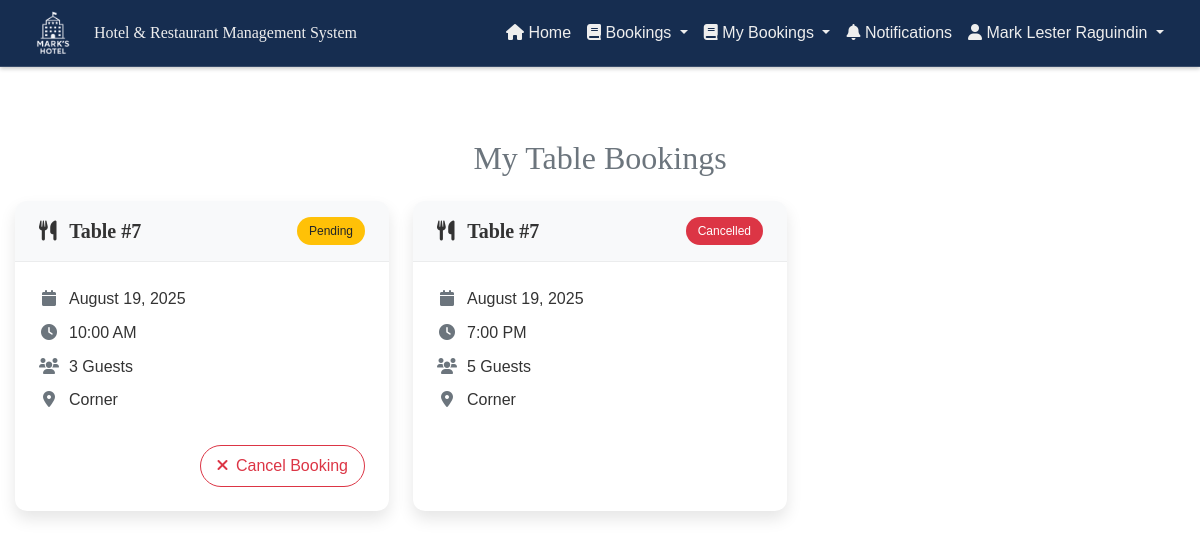
The page /public/tableBookings.php (signed in) on the database as committed earlier.
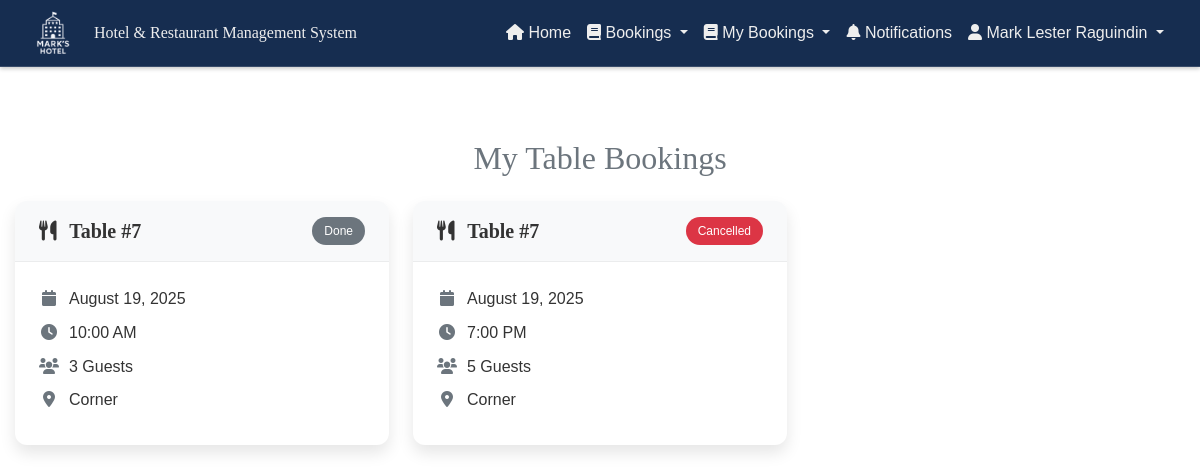
The same page on the database as committed later.
### tables this page shows
CREATE TABLE `table_reservations` (
  `reservation_id` int(11) NOT NULL,
  `table_id` int(11) NOT NULL,
  `reservation_date` date NOT NULL,
  `time_slot` time NOT NULL,
  `guest_count` int(11) NOT NULL,
  `special_requests` text DEFAULT NULL,
  `user_id` int(11) NOT NULL,
  `status` enum('pending','done','cancelled','confirmed') DEFAULT 'pending'
);

CREATE TABLE `restaurant_tables` (
  `table_id` int(11) NOT NULL,
  `table_number` int(11) NOT NULL,
  `capacity` int(11) NOT NULL,
  `position_x` int(11) NOT NULL,
  `position_y` int(11) NOT NULL,
  `location` varchar(255) NOT NULL
);

### controllers/fetchTableReservations.php (called while the page is built, shortened)
<?php
function getTableBookings($con, $user_id) {
    $db = new Database();
    $con = $db->getConnection();
    try {
        $query = "SELECT
            tr.reservation_id,
            tr.reservation_date,
            tr.time_slot,
            tr.guest_count,
            tr.special_requests,
            tr.status,
            rt.table_number,
            rt.capacity,
            rt.location
        FROM table_reservations tr
        JOIN restaurant_tables rt ON tr.table_id = rt.table_id
        WHERE tr.user_id = ?
        ORDER BY tr.reservation_date DESC, tr.time_slot ASC";
        $stmt = mysqli_prepare($con, $query);
        mysqli_stmt_bind_param($stmt, "i", $user_id);
        mysqli_stmt_execute($stmt);
        $result = mysqli_stmt_get_result($stmt);
        return mysqli_fetch_all($result, MYSQLI_ASSOC);
    } catch (Exception $e) {
        $_SESSION['error'] = "Error fetching bookings: " . $e->getMessage();
        return [];
    }finally{
        $db->closeConnection();
    }
}
function getStatusBadgeClass($status) {
    switch(strtolower($status)) {
        case 'pending':
            return 'bg-warning text-dark';
        case 'cancelled':
            return 'bg-danger';
        default:
            return 'bg-secondary';
    }
}
?>

### components/connection.php (called while the page is built, shortened)
<?php
    class Database{
        private $host = 'localhost';
        private $user = 'root';
        private $pass = '';
        private $dbname = 'hoteldb';
        private function connect(){
            $this->conn = new mysqli($this->host, $this->user, $this->pass, $this->dbname);
        }
    }
?>

### public/tableBookings.php (the view, shortened to what the changed rows need)
<?php
include '../components/connection.php';
include '../controllers/fetchTableReservations.php';
$user_id = $_SESSION['user_id'];
$bookings = getTableBookings($con, $user_id);
?>
<!DOCTYPE html>
<html lang="en">
<head>
    <link href="https://cdn.jsdelivr.net/npm/bootstrap@5.0.2/dist/css/bootstrap.min.css" rel="stylesheet">
    <link rel="stylesheet" href="https://cdnjs.cloudflare.com/ajax/libs/font-awesome/6.0.0-beta3/css/all.min.css" />
    <link rel="stylesheet" href="../css/customAdminHeader.css">
    <link rel="stylesheet" href="../css/clientNavbar.css">
    <link rel="stylesheet" href="../css/home.css">
    <link rel="stylesheet" href="../css/tableBooking.css">
    <link rel="stylesheet" href="https://unpkg.com/swiper/swiper-bundle.min.css">
</head>
<body>
    <div class="container mt-5">
        <h2 class="mb-4 mt-4 text-center card-title text-muted">My Table Bookings</h2>
        <div class="row g-4">
            <?php if (!empty($bookings)): ?>
                <?php foreach ($bookings as $booking): ?>
                    <div class="col-md-6 col-lg-4">
                        <div class="booking-card card h-100">
                            <div class="card-header-custom py-3 px-4 d-flex justify-content-between align-items-center">
                                <h5 class="mb-0 fw-bold">
                                    <i class="fas fa-utensils me-2"></i>
                                    Table #<?php echo htmlspecialchars($booking['table_number']); ?>
                                </h5>
                                <span class="status-badge badge <?php echo getStatusBadgeClass($booking['status']); ?>">
                                    <?php echo ucfirst(htmlspecialchars($booking['status'])); ?>
                                </span>
                            </div>
                            <div class="card-body p-4">
                                <div class="booking-details">
                                    <div class="booking-detail">
                                        <span class="table-icon"><i class="fas fa-calendar"></i></span>
                                        <span class="fw-medium"><?php echo date('F j, Y', strtotime($booking['reservation_date'])); ?></span>
                                    </div>
                                    <div class="booking-detail">
                                        <span class="table-icon"><i class="fas fa-clock"></i></span>
                                        <span><?php echo date('g:i A', strtotime($booking['time_slot'])); ?></span>
                                    </div>
                                    <div class="booking-detail">
                                        <span class="table-icon"><i class="fas fa-users"></i></span>
                                        <span><?php echo htmlspecialchars($booking['guest_count']); ?> Guests</span>
                                    </div>
                                    <div class="booking-detail">
                                        <span class="table-icon"><i class="fas fa-map-marker-alt"></i></span>
                                        <span><?php echo htmlspecialchars($booking['location']); ?></span>
                                    </div>
                                </div>
                            </div>
                            <?php if ($booking['status'] === 'pending'): ?>
                                <div class="card-footer bg-transparent border-0 px-4 pb-4 pt-0 text-end">
                                    <button class="btn btn-outline-danger btn-cancel cancel-booking"
                                            data-id="<?php echo $booking['reservation_id']; ?>">
                                        <i class="fas fa-times me-1"></i> Cancel Booking
                                    </button>
                                </div>
                            <?php endif; ?>
                        </div>
                    </div>
                <?php endforeach; ?>
            <?php endif; ?>
        </div>
    </div>
</body>
</html>

Rows that differ between the two databases and show on the page:
changed table_reservations "10:00 AM": status "Pending" → "Done"; no longer shows "Cancel Booking"
